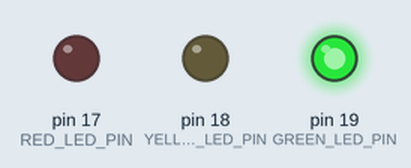
Simulated run of this sketch. Board: Arduino Uno, built with avr-gcc and run on an emulated ATmega328P. Shown: output pins drawn as LEDs (lit = HIGH).

Above: at 2.5 s.
At 6.2 s:
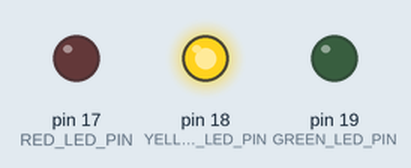
At 7.7 s:
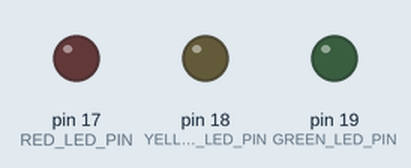
At 10.5 s:
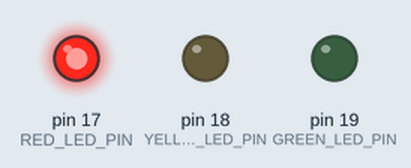
Timing chart, 0 to 16.9 s (numbered marks = the images above):
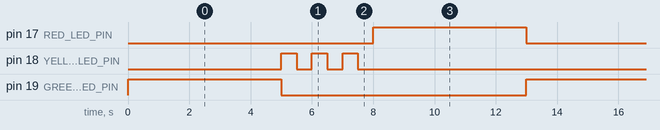

Measured:
- by itself, pin 17 (RED_LED_PIN), pin 19 (GREEN_LED_PIN): alternates HIGH for 5.0 s and LOW for 8.0 s
- by itself, pin 18 (YELLOW_LED_PIN): repeats every 13.0 s: 2 × (LOW 0.50 s, HIGH 0.50 s), LOW 10.5 s, HIGH 0.50 s
- by itself, everything shown: repeats every 13.0 s, in 9 steps

The sketch:

4_Traffic_Lights.ino
```cpp
/*
  Project name: 4_Traffic_Lights
  Function: Traffic light module simulates traffic light control
  Author: keyestudio
  Hardware connection:
    - Connect to port 9
  Library:
    - none (no need to import additional library)
  Cautions:
    - Ensure connect to port 9
    - Before uploading test code, please correctly connect to the development board and port
*/

#define RED_LED_PIN 17     //Connect the red LED to port IO17
#define YELLOW_LED_PIN 18  //Connect the yellow LED to port IO18
#define GREEN_LED_PIN 19   //Connect the green LED to port IO19

void setup() {
  // Initialize the digital port to output
  pinMode(RED_LED_PIN, OUTPUT);
  pinMode(YELLOW_LED_PIN, OUTPUT);
  pinMode(GREEN_LED_PIN, OUTPUT);
}

void loop() {
  // green LED on
  digitalWrite(GREEN_LED_PIN, HIGH);
  // Delay 5000ms
  delay(5000);
  // green LED off
  digitalWrite(GREEN_LED_PIN, LOW);
  // yellow LED blinks for three times
  for (int i = 0; i < 3; i++) {
    digitalWrite(YELLOW_LED_PIN, HIGH);
    delay(500);
    digitalWrite(YELLOW_LED_PIN, LOW);
    delay(500);
  }
  // red LED on
  digitalWrite(RED_LED_PIN, HIGH);
  // Delay 5000ms
  delay(5000);
  //red LED off
  digitalWrite(RED_LED_PIN, LOW);
}
```
